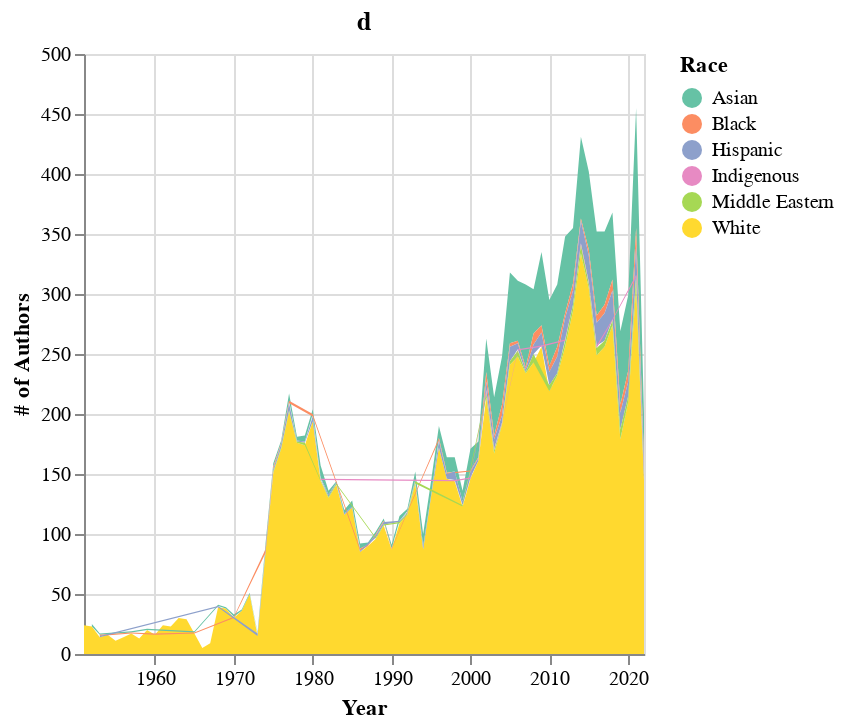

The notebook cell this image was saved under:
### Code cell
race_stack_chart = alt.Chart(race_ts).mark_area().encode(
    x = alt.X(
        'year',
        title = 'Year',
    ),
    y = alt.Y(
        'freq',
        title = '# of Authors',
    ),
    color = alt.Color(
        'racepred',
        title = 'Race',
        scale=alt.Scale(domain=unique_races,
                      range=race_colors)
    )
).properties(
    title = 'd',
    height=300,
    width=280
)

race_stack_chart

### Figure 1 — Vega-Lite specification as saved in the notebook (floating-point values rounded to 4 significant figures; data arrays with more than 128 entries replaced by an {"elided": "..."} marker saying what was removed)
{"config": {"view": {"continuousWidth": 400, "continuousHeight": 300}}, "data": {"name": "data-6edd26473e9f42f895ea251a62327936"}, "mark": "area", "encoding": {"color": {"field": "racepred", "scale": {"domain": ["Asian", "Black", "Hispanic", "Indigenous", "Middle Eastern", "White"], "range": ["#66c2a5", "#fc8d62", "#8da0cb", "#e78ac3", "#a6d854", "#ffd92f"]}, "title": "Race", "type": "nominal"}, "x": {"field": "year", "title": "Year", "type": "temporal"}, "y": {"field": "freq", "title": "# of Authors", "type": "quantitative"}}, "height": 300, "title": "d", "width": 280, "$schema": "https://vega.github.io/schema/vega-lite/v4.17.0.json", "datasets": {"data-6edd26473e9f42f895ea251a62327936": {"elided": "271 records"}}}
